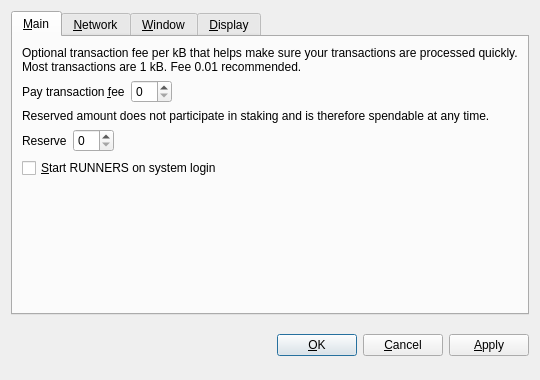
<?xml version="1.0" encoding="UTF-8"?>
<ui version="4.0">
 <class>OptionsDialog</class>
 <widget class="QDialog" name="OptionsDialog">
  <property name="geometry">
   <rect>
    <x>0</x>
    <y>0</y>
    <width>540</width>
    <height>380</height>
   </rect>
  </property>
  <property name="windowTitle">
   <string>Options</string>
  </property>
  <property name="modal">
   <bool>true</bool>
  </property>
  <layout class="QVBoxLayout" name="verticalLayout">
   <item>
    <widget class="QTabWidget" name="tabWidget">
     <property name="tabPosition">
      <enum>QTabWidget::North</enum>
     </property>
     <property name="currentIndex">
      <number>0</number>
     </property>
     <widget class="QWidget" name="tabMain">
      <attribute name="title">
       <string>&amp;Main</string>
      </attribute>
      <layout class="QVBoxLayout" name="verticalLayout_Main">
       <item>
        <widget class="QLabel" name="transactionFeeInfoLabel">
         <property name="text">
          <string>Optional transaction fee per kB that helps make sure your transactions are processed quickly. Most transactions are 1 kB. Fee 0.01 recommended.</string>
         </property>
         <property name="textFormat">
          <enum>Qt::PlainText</enum>
         </property>
         <property name="wordWrap">
          <bool>true</bool>
         </property>
        </widget>
       </item>
       <item>
        <layout class="QHBoxLayout" name="horizontalLayoutFee">
         <item>
          <widget class="QLabel" name="transactionFeeLabel">
           <property name="text">
            <string>Pay transaction &amp;fee</string>
           </property>
           <property name="textFormat">
            <enum>Qt::PlainText</enum>
           </property>
           <property name="buddy">
            <cstring>transactionFee</cstring>
           </property>
          </widget>
         </item>
         <item>
          <widget class="BitcoinAmountField" name="transactionFee"/>
         </item>
         <item>
          <spacer name="horizontalSpacerFee">
           <property name="orientation">
            <enum>Qt::Horizontal</enum>
           </property>
           <property name="sizeHint" stdset="0">
            <size>
             <width>40</width>
             <height>20</height>
            </size>
           </property>
          </spacer>
         </item>
        </layout>
       </item>
       <item>
        <widget class="QLabel" name="reserveBalanceInfoLabel">
         <property name="text">
          <string>Reserved amount does not participate in staking and is therefore spendable at any time.</string>
         </property>
         <property name="textFormat">
          <enum>Qt::PlainText</enum>
         </property>
         <property name="wordWrap">
          <bool>true</bool>
         </property>
        </widget>
       </item>
       <item>
        <layout class="QHBoxLayout" name="horizontalLayoutReserveBalance">
         <item>
          <widget class="QLabel" name="reserveBalanceLabel">
           <property name="text">
            <string>Reserve</string>
           </property>
           <property name="textFormat">
            <enum>Qt::PlainText</enum>
           </property>
           <property name="buddy">
            <cstring>reserveBalance</cstring>
           </property>
          </widget>
         </item>
         <item>
          <widget class="BitcoinAmountField" name="reserveBalance"/>
         </item>
         <item>
          <spacer name="horizontalSpacerReserveBalance">
           <property name="orientation">
            <enum>Qt::Horizontal</enum>
           </property>
           <property name="sizeHint" stdset="0">
            <size>
             <width>40</width>
             <height>20</height>
            </size>
           </property>
          </spacer>
         </item>
        </layout>
       </item>
       <item>
        <widget class="QCheckBox" name="bitcoinAtStartup">
         <property name="toolTip">
          <string>Automatically start RUNNERS after logging in to the system.</string>
         </property>
         <property name="text">
          <string>&amp;Start RUNNERS on system login</string>
         </property>
        </widget>
       </item>
       <item>
        <spacer name="verticalSpacer_Main">
         <property name="orientation">
          <enum>Qt::Vertical</enum>
         </property>
         <property name="sizeHint" stdset="0">
          <size>
           <width>20</width>
           <height>40</height>
          </size>
         </property>
        </spacer>
       </item>
      </layout>
     </widget>
     <widget class="QWidget" name="tabNetwork">
      <attribute name="title">
       <string>&amp;Network</string>
      </attribute>
      <layout class="QVBoxLayout" name="verticalLayout_Network">
       <item>
        <widget class="QCheckBox" name="mapPortUpnp">
         <property name="toolTip">
          <string>Automatically open the RUNNERS client port on the router. This only works when your router supports UPnP and it is enabled.</string>
         </property>
         <property name="text">
          <string>Map port using &amp;UPnP</string>
         </property>
        </widget>
       </item>
       <item>
        <widget class="QCheckBox" name="connectSocks">
         <property name="toolTip">
          <string>Connect to the RUNNERS network through a SOCKS proxy (e.g. when connecting through Tor).</string>
         </property>
         <property name="text">
          <string>&amp;Connect through SOCKS proxy:</string>
         </property>
        </widget>
       </item>
       <item>
        <layout class="QHBoxLayout" name="horizontalLayout_Network">
         <item>
          <widget class="QLabel" name="proxyIpLabel">
           <property name="text">
            <string>Proxy &amp;IP:</string>
           </property>
           <property name="textFormat">
            <enum>Qt::PlainText</enum>
           </property>
           <property name="buddy">
            <cstring>proxyIp</cstring>
           </property>
          </widget>
         </item>
         <item>
          <widget class="QValidatedLineEdit" name="proxyIp">
           <property name="maximumSize">
            <size>
             <width>140</width>
             <height>16777215</height>
            </size>
           </property>
           <property name="toolTip">
            <string>IP address of the proxy (e.g. 127.0.0.1)</string>
           </property>
          </widget>
         </item>
         <item>
          <widget class="QLabel" name="proxyPortLabel">
           <property name="text">
            <string>&amp;Port:</string>
           </property>
           <property name="textFormat">
            <enum>Qt::PlainText</enum>
           </property>
           <property name="buddy">
            <cstring>proxyPort</cstring>
           </property>
          </widget>
         </item>
         <item>
          <widget class="QLineEdit" name="proxyPort">
           <property name="maximumSize">
            <size>
             <width>55</width>
             <height>16777215</height>
            </size>
           </property>
           <property name="toolTip">
            <string>Port of the proxy (e.g. 9050)</string>
           </property>
          </widget>
         </item>
         <item>
          <widget class="QLabel" name="socksVersionLabel">
           <property name="text">
            <string>SOCKS &amp;Version:</string>
           </property>
           <property name="textFormat">
            <enum>Qt::PlainText</enum>
           </property>
           <property name="buddy">
            <cstring>socksVersion</cstring>
           </property>
          </widget>
         </item>
         <item>
          <widget class="QValueComboBox" name="socksVersion">
           <property name="toolTip">
            <string>SOCKS version of the proxy (e.g. 5)</string>
           </property>
          </widget>
         </item>
         <item>
          <spacer name="horizontalSpacer_Network">
           <property name="orientation">
            <enum>Qt::Horizontal</enum>
           </property>
           <property name="sizeHint" stdset="0">
            <size>
             <width>40</width>
             <height>20</height>
            </size>
           </property>
          </spacer>
         </item>
        </layout>
       </item>
       <item>
        <spacer name="verticalSpacer_Network">
         <property name="orientation">
          <enum>Qt::Vertical</enum>
         </property>
         <property name="sizeHint" stdset="0">
          <size>
           <width>20</width>
           <height>40</height>
          </size>
         </property>
        </spacer>
       </item>
      </layout>
     </widget>
     <widget class="QWidget" name="tabWindow">
      <attribute name="title">
       <string>&amp;Window</string>
      </attribute>
      <layout class="QVBoxLayout" name="verticalLayout_Window">
       <item>
        <widget class="QCheckBox" name="minimizeToTray">
         <property name="toolTip">
          <string>Show only a tray icon after minimizing the window.</string>
         </property>
         <property name="text">
          <string>&amp;Minimize to the tray instead of the taskbar</string>
         </property>
        </widget>
       </item>
       <item>
        <widget class="QCheckBox" name="minimizeOnClose">
         <property name="toolTip">
          <string>Minimize instead of exit the application when the window is closed. When this option is enabled, the application will be closed only after selecting Quit in the menu.</string>
         </property>
         <property name="text">
          <string>M&amp;inimize on close</string>
         </property>
        </widget>
       </item>
       <item>
        <spacer name="verticalSpacer_Window">
         <property name="orientation">
          <enum>Qt::Vertical</enum>
         </property>
         <property name="sizeHint" stdset="0">
          <size>
           <width>20</width>
           <height>40</height>
          </size>
         </property>
        </spacer>
       </item>
      </layout>
     </widget>
     <widget class="QWidget" name="tabDisplay">
      <attribute name="title">
       <string>&amp;Display</string>
      </attribute>
      <layout class="QVBoxLayout" name="verticalLayout_Display">
       <item>
        <layout class="QHBoxLayout" name="horizontalLayout_1_Display">
         <item>
          <widget class="QLabel" name="langLabel">
           <property name="text">
            <string>User Interface &amp;language:</string>
           </property>
           <property name="textFormat">
            <enum>Qt::PlainText</enum>
           </property>
           <property name="buddy">
            <cstring>lang</cstring>
           </property>
          </widget>
         </item>
         <item>
          <widget class="QValueComboBox" name="lang">
           <property name="toolTip">
            <string>The user interface language can be set here. This setting will take effect after restarting RUNNERS.</string>
           </property>
          </widget>
         </item>
        </layout>
       </item>
       <item>
        <layout class="QHBoxLayout" name="horizontalLayout_2_Display">
         <item>
          <widget class="QLabel" name="unitLabel">
           <property name="text">
            <string>&amp;Unit to show amounts in:</string>
           </property>
           <property name="textFormat">
            <enum>Qt::PlainText</enum>
           </property>
           <property name="buddy">
            <cstring>unit</cstring>
           </property>
          </widget>
         </item>
         <item>
          <widget class="QValueComboBox" name="unit">
           <property name="toolTip">
            <string>Choose the default subdivision unit to show in the interface and when sending coins.</string>
           </property>
          </widget>
         </item>
        </layout>
       </item>
       <item>
        <widget class="QCheckBox" name="displayAddresses">
         <property name="toolTip">
          <string>Whether to show RUNNERS addresses in the transaction list or not.</string>
         </property>
         <property name="text">
          <string>&amp;Display addresses in transaction list</string>
         </property>
        </widget>
       </item>
       <item>
        <widget class="QCheckBox" name="coinControlFeatures">
         <property name="toolTip">
          <string>Whether to show coin control features or not.</string>
         </property>
         <property name="text">
          <string>Display coin &amp;control features (experts only!)</string>
         </property>
        </widget>
       </item>
       <item>
        <spacer name="verticalSpacer_Display">
         <property name="orientation">
          <enum>Qt::Vertical</enum>
         </property>
         <property name="sizeHint" stdset="0">
          <size>
           <width>20</width>
           <height>40</height>
          </size>
         </property>
        </spacer>
       </item>
      </layout>
     </widget>
    </widget>
   </item>
   <item>
    <layout class="QHBoxLayout" name="horizontalLayout_Buttons">
     <item>
      <spacer name="horizontalSpacer_1">
       <property name="orientation">
        <enum>Qt::Horizontal</enum>
       </property>
       <property name="sizeHint" stdset="0">
        <size>
         <width>40</width>
         <height>48</height>
        </size>
       </property>
      </spacer>
     </item>
     <item>
      <widget class="QLabel" name="statusLabel">
       <property name="font">
        <font>
         <weight>75</weight>
         <bold>true</bold>
        </font>
       </property>
       <property name="text">
        <string/>
       </property>
       <property name="textFormat">
        <enum>Qt::PlainText</enum>
       </property>
       <property name="wordWrap">
        <bool>true</bool>
       </property>
      </widget>
     </item>
     <item>
      <spacer name="horizontalSpacer_2">
       <property name="orientation">
        <enum>Qt::Horizontal</enum>
       </property>
       <property name="sizeHint" stdset="0">
        <size>
         <width>40</width>
         <height>48</height>
        </size>
       </property>
      </spacer>
     </item>
     <item>
      <widget class="QPushButton" name="okButton">
       <property name="text">
        <string>&amp;OK</string>
       </property>
      </widget>
     </item>
     <item>
      <widget class="QPushButton" name="cancelButton">
       <property name="text">
        <string>&amp;Cancel</string>
       </property>
       <property name="autoDefault">
        <bool>false</bool>
       </property>
      </widget>
     </item>
     <item>
      <widget class="QPushButton" name="applyButton">
       <property name="text">
        <string>&amp;Apply</string>
       </property>
       <property name="autoDefault">
        <bool>false</bool>
       </property>
      </widget>
     </item>
    </layout>
   </item>
  </layout>
 </widget>
 <customwidgets>
  <customwidget>
   <class>BitcoinAmountField</class>
   <extends>QSpinBox</extends>
   <header>bitcoinamountfield.h</header>
  </customwidget>
  <customwidget>
   <class>QValueComboBox</class>
   <extends>QComboBox</extends>
   <header>qvaluecombobox.h</header>
  </customwidget>
  <customwidget>
   <class>QValidatedLineEdit</class>
   <extends>QLineEdit</extends>
   <header>qvalidatedlineedit.h</header>
  </customwidget>
 </customwidgets>
 <resources/>
 <connections/>
</ui>
